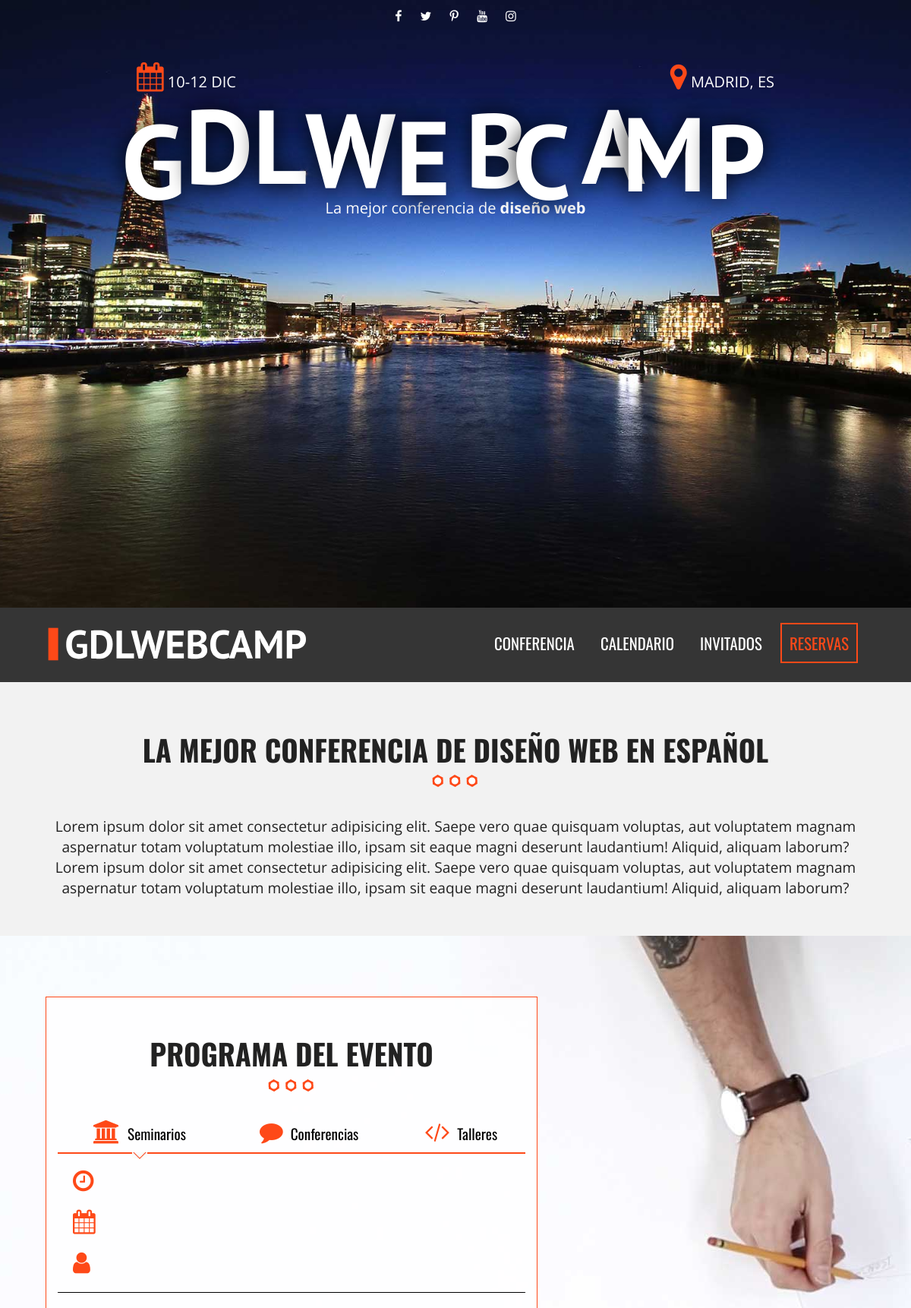
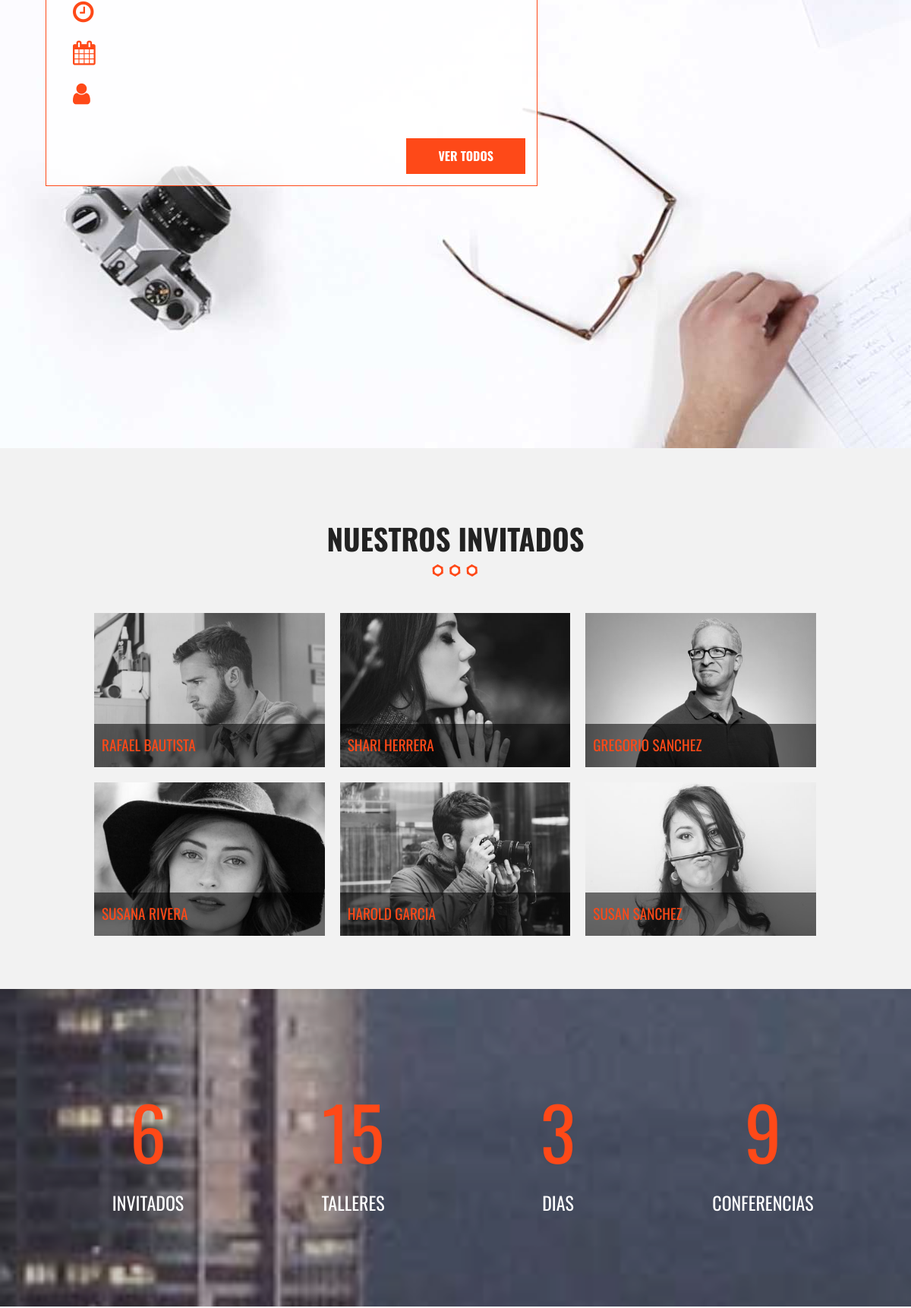
The app's page /index_original.php (upper part) with its own data (2 pictures, top to bottom).
### tables this page shows
CREATE TABLE `categoria_evento` (
  `id_categoria` tinyint(10) NOT NULL,
  `cat_evento` varchar(50) NOT NULL,
  `icono` varchar(15) NOT NULL
);

CREATE TABLE `eventos` (
  `evento_id` tinyint(10) NOT NULL,
  `nombre_evento` varchar(60) NOT NULL,
  `fecha_evento` date NOT NULL,
  `hora_evento` time NOT NULL,
  `id_cat_evento` tinyint(10) NOT NULL,
  `id_inv` tinyint(4) NOT NULL,
  `clave` varchar(10) NOT NULL
);

CREATE TABLE `invitados` (
  `invitado_id` tinyint(10) NOT NULL,
  `nombre_invitado` varchar(30) NOT NULL,
  `apellido_invitado` varchar(30) NOT NULL,
  `descripcion` text NOT NULL,
  `url_imagen` varchar(50) NOT NULL
);

### includes/templates/invitados.php (the view, shortened to what this page needs)
<section class="seccion contenedor">
  <?php
      try {
          require_once('includes/funciones/db_conexion.php');
          $sql = " SELECT * FROM `invitados` ";
          $resultado = $conn->query($sql);
      } catch (\Exception $e){
          echo $e->getMessage();
      }
  ?>
        <section class="invitados contenedor seccion">
            <h2>Nuestros Invitados</h2>
            <ul class="lista-invitados clearfix">
         <?php while( $invitado = $resultado->fetch_assoc() ) { ?>
                    <li>
                        <div class="invitado">
                            <a class="invitado-info" href="#invitado<?php echo $invitado['invitado_id']; ?>">
                                <img src="img/invitados/<?php echo $invitado['url_imagen'] ?>" alt="imagen-invitado">
                                <p><?php echo $invitado['nombre_invitado'] . " " .$invitado['apellido_invitado'] ?></p>
                            </a>
                        </div>
                    </li>
        <?php  } ?>
                </ul>
        </section>
</section>

### index_original.php (shortened to what this page needs)
<?php include_once 'includes/templates/header.php'; ?>
  <section class="seccion contenedor">
    <h2>La mejor conferencia de diseño web en español</h2>
    <p>
       Lorem ipsum dolor sit amet consectetur adipisicing elit. Saepe vero quae quisquam voluptas, aut voluptatem magnam aspernatur
      totam voluptatum molestiae illo, ipsam sit eaque magni deserunt laudantium! Aliquid, aliquam laborum?Lorem ipsum dolor sit amet consectetur adipisicing elit. Saepe vero quae quisquam voluptas, aut voluptatem magnam aspernatur
      totam voluptatum molestiae illo, ipsam sit eaque magni deserunt laudantium! Aliquid, aliquam laborum?
    </p>
  </section>
  <section class="programa">
    <div class="contenedor-video">
      <video autoplay loop muted poster="img/bg-talleres.jpg">
        <source src="video/video.mp4" type="video/mp4">
        <source src="video/video.webm" type="video/webm">
        <source src="video/video.ogv" type="video/ogg">
      </video>
    </div>
    <div class="contenedor-programa">
      <div class="contenedor">
        <div class="programa-evento">
          <h2>Programa del evento</h2>
            <?php
                try {
                    require_once('includes/funciones/db_conexion.php');
                    $sql = ' SELECT * FROM categoria_evento ';
                    $resultado = $conn->query($sql);
                } catch (\Exception $e){
                    echo $e->getMessage();
                }
            ?>
          <nav class="menu-programa">
              <?php while($cat = $resultado->fetch_array(MYSQLI_ASSOC)) { ?>
                <?php $categoria = $cat['cat_evento']; ?>
                <a href="#<?php echo strtolower($categoria) ?>">
                <i class="fa <?php echo $cat['icono']?>" aria-hidden="true"></i><?php echo $categoria?></a>
              <?php } ?>
          </nav>
          <?php
            try {
                $sql ="SELECT `evento_id`, `nombre_evento`, `fecha_evento`, `hora_evento`, `cat_evento` , `icono` , `nombre_invitado` , `apellido_invitado` ";
                $sql .="FROM `eventos` ";
                $sql .="INNER JOIN `categoria_evento` ";
                $sql .="ON eventos.id_cat_evento=categoria_evento.id_categoria ";
                $sql .="INNER JOIN `invitados` ";
                $sql .="ON eventos.id_inv=invitados.invitado_id ";
                $sql .="AND eventos.id_cat_evento = 1 ";
                $sql .="ORDER BY `evento_id`  LIMIT 2;";
                $sql .="SELECT `evento_id`, `nombre_evento`, `fecha_evento`, `hora_evento`, `cat_evento` , `icono` , `nombre_invitado` , `apellido_invitado` ";
                $sql .="FROM `eventos` ";
                $sql .="INNER JOIN `categoria_evento` ";
                $sql .="ON eventos.id_cat_evento=categoria_evento.id_categoria ";
                $sql .="INNER JOIN `invitados` ";
                $sql .="ON eventos.id_inv=invitados.invitado_id ";
                $sql .="AND eventos.id_cat_evento = 2 ";
                $sql .="ORDER BY `evento_id`  LIMIT 2;";
                $sql .="SELECT `evento_id`, `nombre_evento`, `fecha_evento`, `hora_evento`, `cat_evento` , `icono` , `nombre_invitado` , `apellido_invitado` ";
                $sql .="FROM `eventos` ";
                $sql .="INNER JOIN `categoria_evento` ";
                $sql .="ON eventos.id_cat_evento=categoria_evento.id_categoria ";
                $sql .="INNER JOIN `invitados` ";
                $sql .="ON eventos.id_inv=invitados.invitado_id ";
                $sql .="AND eventos.id_cat_evento = 3 ";
                $sql .="ORDER BY `evento_id`  LIMIT 2;";
            } catch (\Exception $e){
                echo $e->getMessage();
            }
          ?>
          <?php $conn->multi_query($sql); ?>
          <?php
            do {
                  $resultado = $conn->store_result();
                  $row = $resultado->fetch_all(); ?>
                  <?php $i = 0; ?>
                  <?php foreach($row as $evento): ?>
                    <?php if($i % 2 == 0) { ?>
                      <div id="<?php echo strtolower($evento['cat_evento']) ?>" class="info-curso ocultar clearfix">
                    <?php } ?>
                        <div class="detalle-evento">
                          <p><i class="fa fa-clock-o" aria-hidden="true"></i><?php echo $evento['hora_evento']; ?></p>
                          <p><i class="fa fa-calendar" aria-hidden="true"></i><?php echo $evento['fecha_evento']; ?></p>
                          <p><i class="fa fa-user" aria-hidden="true"></i><?php echo $evento['nombre_invitado'] . " " . $evento['apellido_invitado']; ?></p>
                        </div>
                    <?php if($i % 2 == 1): ?>
                      <a href="calendario.php" class="button float-right">Ver todos</a>
                      </div>
                    <?php endif; ?>
                <?php  $i++; ?>
            <?php endforeach; ?>
          <?php } while ($conn->more_results() && $conn->next_result()); ?>
        </div>
      </div>
    </div>
  </section>
  <?php include_once 'includes/templates/invitados.php'; ?>
  <div class="contador parallax">
    <div class="contenedor">
      <ul class="resumen-evento clearfix">
        <li><p class="numero"></p> Invitados</li>
        <li><p class="numero"></p> Talleres</li>
        <li><p class="numero"></p> Dias</li>
        <li><p class="numero"></p> Conferencias</li>
      </ul>
    </div>
  </div>
  <?php include_once 'includes/templates/footer.php'; ?>

### records on screen
categoria_evento: cat_evento "Seminarios"
categoria_evento: cat_evento "Conferencias"
categoria_evento: cat_evento "Talleres"
eventos: shows "VER TODOS"
invitados: url_imagen (picture), nombre_invitado "RAFAEL", apellido_invitado "BAUTISTA"
invitados: url_imagen (picture), nombre_invitado "SHARI", apellido_invitado "HERRERA"
invitados: url_imagen (picture), nombre_invitado "GREGORIO", apellido_invitado "SANCHEZ"
invitados: url_imagen (picture), nombre_invitado "SUSANA", apellido_invitado "RIVERA"
invitados: url_imagen (picture), nombre_invitado "HAROLD", apellido_invitado "GARCIA"
invitados: url_imagen (picture), nombre_invitado "SUSAN", apellido_invitado "SANCHEZ"
